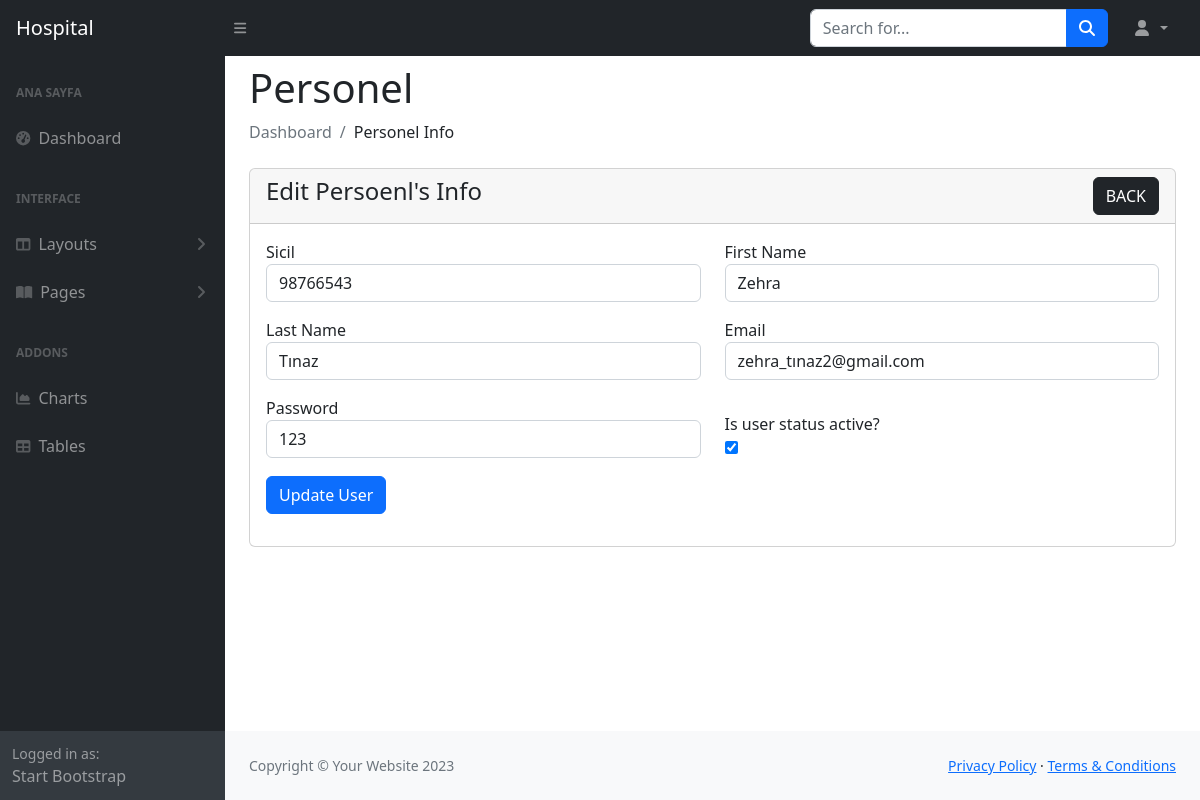
The page /Hospital_Managament_System/admin/edit_personel.php?personel_id=1 on the database its author committed.
### tables this page shows
CREATE TABLE `personel` (
  `personel_id` int(11) NOT NULL,
  `sicil` varchar(100) NOT NULL,
  `fname` varchar(200) NOT NULL,
  `lname` varchar(200) NOT NULL,
  `email` varchar(200) NOT NULL,
  `password` varchar(200) NOT NULL,
  `status` tinyint(1) NOT NULL
);

### Hospital_Managament_System/admin/edit_personel.php (the view, shortened to what this page needs)
<?php
include("config/dbcon.php");
include("includes/header.php"); ?>
<div class="container-fluid px-4">
    <h1 class="mt-2">Personel</h1>
    <ol class="breadcrumb mb-4">
        <li class="breadcrumb-item active">Dashboard</li>
        <li class="breadcrumb-item">Personel Info</li>
    </ol>
    <div class="row">
        <div class="col-md-12">
            <div class="card">
                <div class="card-header">
                    <h4>Edit Persoenl's Info
                        <a href="view_register.php" class="btn btn-dark float-end">BACK</a>
                    </h4>
                </div>
                <div class="card-body">
                    <?php
                    if (isset($_GET['personel_id'])) {
                        $personel_id = $_GET['personel_id'];
                        $users = "SELECT * FROM personel WHERE personel_id='$personel_id'";
                        $users_run = mysqli_query($con, $users);
                        if (mysqli_num_rows($users_run) > 0) {
                            foreach ($users_run as $user) {
                                ?>
                                <form action="code.php" method="POST">
                                    <div class="row">
                                    <div class="col-md-6 mb-3">
                                            <label for="">Sicil</label>
                                            <input type="text" name="sicil" value="<?= $user['sicil'] ?>" class="form-control">
                                        </div>
                                        <div class="col-md-6 mb-3">
                                            <label for="">First Name</label>
                                            <input type="text" name="fname" value="<?= $user['fname'] ?>" class="form-control">
                                        </div>
                                        <div class="col-md-6 mb-3">
                                            <label for="">Last Name</label>
                                            <input type="text" name="lname" value="<?= $user['lname'] ?>" class="form-control">
                                        </div>
                                        <div class="col-md-6 mb-3">
                                            <label for="">Email</label>
                                            <input type="text" name="email" value="<?= $user['email'] ?>" class="form-control">
                                        </div>
                                        <div class="col-md-6 mb-3">
                                            <label for="">Password</label>
                                            <input type="text" name="password" value="<?= $user['password'] ?>" class="form-control">
                                        </div>
                                        <div class="col-md-6 mb-3 mt-3">
                                            <label for="">Is user status active?</label> <br />
                                            <input type="checkbox" name="status" <?= $user['status'] == '1' ? 'checked' : '' ?>
                                                width='90px' height='90px'>
                                        </div>
                                        <div class="col-md-12 mb-3">
                                        <button type="button" class="btn btn-primary" id="modalButton" data-bs-toggle="modal" data-bs-target="#exampleModalCenterEdit">Update User</button>
                                        </div>
                                    </div>
                                </form>
                                <?php
                            }
                        } else {
                            ?>
                            <h4>No Record Found</h4>
                            <?php
                        }
                    }
                    ?>
                </div>
            </div>
        </div>
    </div>
</div>
<?php
include("includes/footer.php");
include("includes/scripts.php");
?>

### rows shown on the page
personel: sicil "98766543", fname "Zehra", lname "Tınaz", email "zehra_tınaz2@gmail.com", password "123", status "☑"
